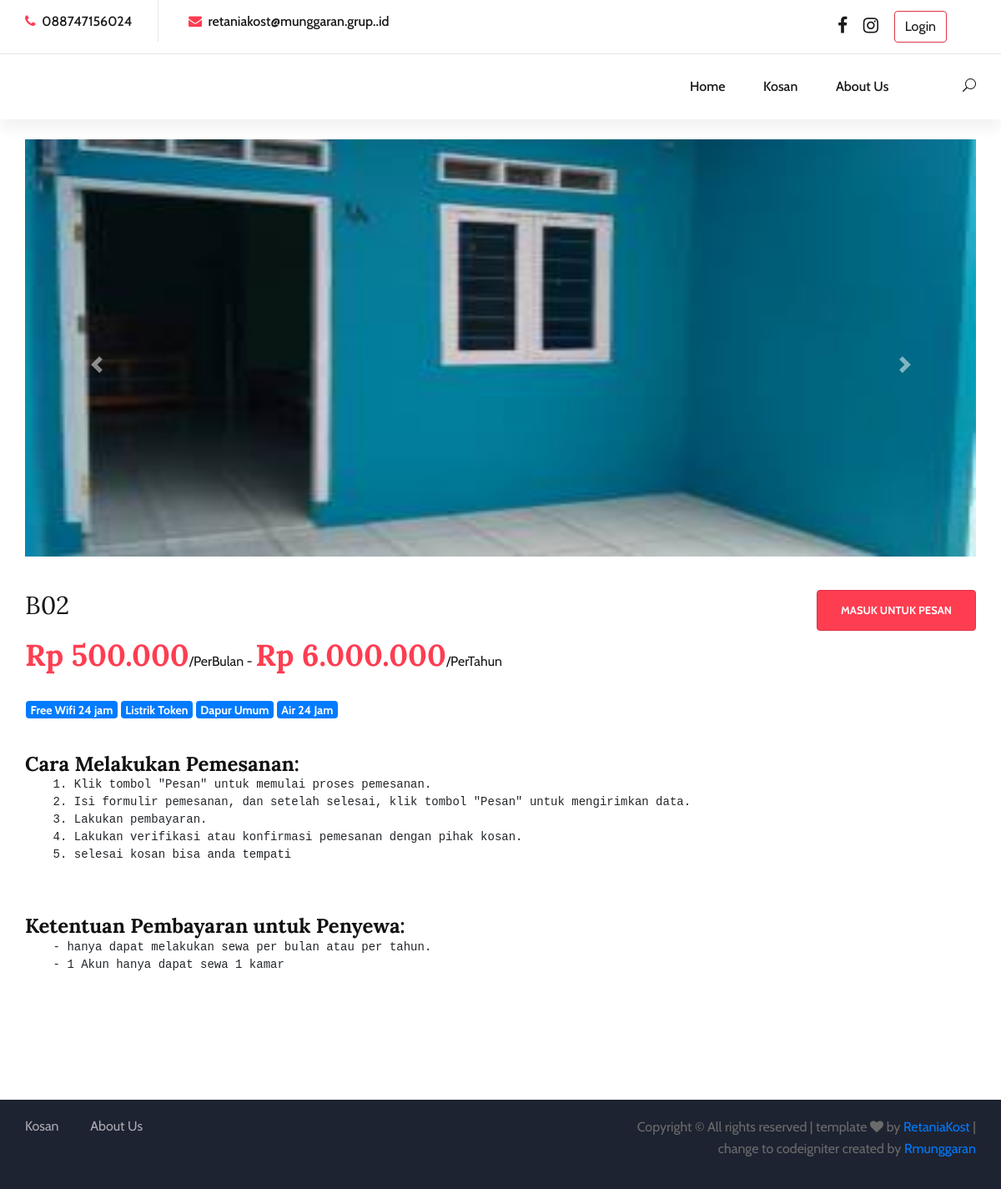
The page /index.php/kamar/detail/15 on the database its author committed.
### tables this page shows
CREATE TABLE `social_media` (
  `id_sosmed` int(1) NOT NULL,
  `link` text DEFAULT NULL
);

CREATE TABLE `kamar` (
  `id_kamar` int(5) NOT NULL,
  `id_kosan` int(5) NOT NULL,
  `nama_kosan` varchar(100) NOT NULL,
  `nama_kamar` varchar(100) NOT NULL,
  `tarif_perbulan` varchar(50) NOT NULL,
  `tarif_pertahun` varchar(50) NOT NULL,
  `foto_option1` text DEFAULT NULL,
  `foto_option2` text DEFAULT NULL,
  `foto_option3` text DEFAULT NULL,
  `foto_option4` text DEFAULT NULL,
  `foto_option5` text DEFAULT NULL,
  `fasilitas` text NOT NULL
);

### application/controllers/Pages.php (called while the page is built, shortened)
<?php
class Pages extends CI_Controller {
    public function __construct() {
        $this->load->model('Sosmed_model');
        $this->load->library('session');
    }
    public function detail_kamar($id_kosan) {
        $this->load->model('Kosan_model');
        $this->load->model('Penghuni_model');
        $data['kosan'] = $this->Kosan_model->getKosanById($id_kosan);
        $data['kamars'] = $this->Kosan_model->getKamarsById($id_kosan);
        $data['nama'] = $this->session->userdata('nama');
        $data['nomor'] = $this->session->userdata('nomor');
        $data['id_user'] = $this->session->userdata('user_id');
        $data['penghuni'] = $this->Penghuni_model->getPenghuniByUser($data['id_user']);
        $data_ig['ig'] = $this->Sosmed_model->getLinkIg();
        $data_fb['fb'] = $this->Sosmed_model->getLinkFb();
        $data_tlp['tlp'] = $this->Sosmed_model->getLinkTlp();
        $data_email['email'] = $this->Sosmed_model->getLinkEmail();
        $da = array_merge($data_ig, $data_fb, $data_tlp, $data_email);
        $this->load->view('header',$da);
        $this->load->view('detail_kamar',$data);
        $this->load->view('footer');
    }
}

### index.php (called while the page is built, shortened)
<?php
require_once BASEPATH.'core/CodeIgniter.php';

### application/models/Sosmed_model.php (called while the page is built, shortened)
<?php
class Sosmed_model extends CI_Model {
    public function getLinkIg() {
        $query = $this->db->get_where('social_media', array('id_sosmed' => 1));
        return $query->row_array();
    }
    public function getLinkFb() {
        $query = $this->db->get_where('social_media', array('id_sosmed' => 2));
        return $query->row_array();
    }
    public function getLinkTlp() {
        $query = $this->db->get_where('social_media', array('id_sosmed' => 3));
        return $query->row_array();
    }
    public function getLinkEmail() {
        $query = $this->db->get_where('social_media', array('id_sosmed' => 4));
        return $query->row_array();
    }
}
?>

### application/models/kosan_model.php (called while the page is built, shortened)
<?php
class Kosan_model extends CI_Model {
    public function getKosanById($id) {
        $this->db->where('id_kosan', $id);
        $query = $this->db->get('kosan');
        return $query->row_array();
    }
    public function getKamarsById($id_kamar) {
        $query = $this->db->get_where('kamar', array('id_kamar' => $id_kamar));
        return $query->row_array();
    }
}

### application/views/detail_kamar.php (the view, shortened to what this page needs)
<br>
<section class="room-details-section spad">
    <div class="container">
        <div class="row">
            <div class="col-lg-12">
                <div class="room-details-item">
                    <div id="carouselExampleControls" class="carousel slide" data-ride="carousel">
                        <div class="carousel-inner">
                            <?php if ($kamars['foto_option1']) { ?>
                                <div class="carousel-item active">
                                    <img class="d-block w-100" src="<?php echo base_url() ?>public/admin/img/db_images/<?= $kamars['foto_option1'] ?>" style="height: 500px;">
                                </div>
                            <?php } ?>
                        </div>
                        <a class="carousel-control-prev" href="#carouselExampleControls" role="button" data-slide="prev">
                            <span class="carousel-control-prev-icon" aria-hidden="true"></span>
                        </a>
                        <a class="carousel-control-next" href="#carouselExampleControls" role="button" data-slide="next">
                            <span class="carousel-control-next-icon" aria-hidden="true"></span>
                        </a>
                    </div>
                    <div class="rd-text">
                        <div class="rd-title">
                            <h3><?= ucwords($kamars['nama_kamar']) ?></h3>
                            <div class="rdt-right">
                            <?php if ($this->session->userdata('admin_logged_in') || $this->session->userdata('user_logged_in')): ?>
                                <?php if($penghuni['status'] == 'ya'): ?>
                                    <button type="button" class="btn btn-danger" onclick="return confirm('Kamu masih tinggal di kamar yang lain. jika kamu ingin pindah klik berhenti di dashboard lalu kamu pilih kamar lagi')">
                                        Pesan Kamar
                                    </button>
                                <?php else : ?>
                                    <button type="button" class="btn btn-danger" onclick="openModal()">
                                        Pesan Kamar
                                    </button>
                                <?php endif; ?>
                            <?php else: ?>
                                    <a href="<?= base_url() ?>admin/login" class="btn btn-danger">
                                        Masuk untuk Pesan
                                    </a>
                            <?php endif; ?>
                            </div>
                        </div>
                        <h2><?= "Rp " . number_format($kamars['tarif_perbulan'], 0, ',', '.'); ?><span>/PerBulan - </span><?= "Rp " . number_format($kamars['tarif_pertahun'], 0, ',', '.'); ?><span>/PerTahun</span></h2>
                        <table>
                            <tbody>
                                <tr>
                                    <td>
                                        <?php if (!empty($kamars['fasilitas'])): ?>
                                            <?php $datafasilitas = explode(',', $kamars['fasilitas']); ?>
                                            <?php foreach ($datafasilitas as $value): ?>
                                                <span class="badge badge-primary" style="font-size: 14px;"><?= $value ?></span>
                                            <?php endforeach; ?>
                                        <?php else: ?>
                                            <p>Tidak ada fasilitas tersedia.</p>
                                        <?php endif; ?>
                                    </td>
                                </tr>
                            </tbody>
                        </table>
                        <p class="f-para">
                        <h4><b>Cara Melakukan Pemesanan:</b></h4>
                        <pre>
    1. Klik tombol "Pesan" untuk memulai proses pemesanan.
    2. Isi formulir pemesanan, dan setelah selesai, klik tombol "Pesan" untuk mengirimkan data.
    3. Lakukan pembayaran.
    4. Lakukan verifikasi atau konfirmasi pemesanan dengan pihak kosan.
    5. selesai kosan bisa anda tempati
                        </pre>
                        <br>
                        <h4><b>Ketentuan Pembayaran untuk Penyewa:</b></h4>
                        <pre>
    - hanya dapat melakukan sewa per bulan atau per tahun.
    - 1 Akun hanya dapat sewa 1 kamar
                        </pre>
                        </p>
                    </div>
                </div>
            </div>
        </div>
    </div>
</section>

### application/views/header.php (shortened to what this page needs)
<!DOCTYPE html>
<html lang="zxx">
<head>
    <link rel="stylesheet" href="<?php echo base_url() ?>public/sona/css/bootstrap.min.css" type="text/css">
    <link rel="stylesheet" href="<?php echo base_url() ?>public/sona/css/font-awesome.min.css" type="text/css">
    <link rel="stylesheet" href="<?php echo base_url() ?>public/sona/css/elegant-icons.css" type="text/css">
    <link rel="stylesheet" href="<?php echo base_url() ?>public/sona/css/flaticon.css" type="text/css">
    <link rel="stylesheet" href="<?php echo base_url() ?>public/sona/css/owl.carousel.min.css" type="text/css">
    <link rel="stylesheet" href="<?php echo base_url() ?>public/sona/css/nice-select.css" type="text/css">
    <link rel="stylesheet" href="<?php echo base_url() ?>public/sona/css/jquery-ui.min.css" type="text/css">
    <link rel="stylesheet" href="<?php echo base_url() ?>public/sona/css/magnific-popup.css" type="text/css">
    <link rel="stylesheet" href="<?php echo base_url() ?>public/sona/css/slicknav.min.css" type="text/css">
    <link rel="stylesheet" href="<?php echo base_url() ?>public/sona/css/style.css" type="text/css">
</head>
<body>
    <header class="header-section header-normal">
        <div class="top-nav">
            <div class="container">
                <div class="row">
                    <div class="col-lg-6">
                        <ul class="tn-left">
                            <li><i class="fa fa-phone"></i> <?= $tlp['link'] ?> </li>
                            <li><i class="fa fa-envelope"></i> <?= $email['link']; ?></li>
                        </ul>
                    </div>
                    <div class="col-lg-6">
                        <div class="tn-right">
                            <div class="top-social">
                                <a href="<?= $fb['link'] ?>" target="_blank"><i class="fa fa-facebook fa-lg"> </i></a>
                                <a href="<?= $ig['link'] ?>" target="_blank"><i class="fa fa-instagram fa-lg"></i></a>
                                <?php if ($this->session->userdata('admin_logged_in') || $this->session->userdata('user_logged_in')): ?>
                                    <?php if ($this->session->userdata('admin_logged_in')): ?>
                                    <a href="<?= site_url('admin/dashboard'); ?>" class="btn btn-outline-danger"> dashboard</a>
                                    <?php else : ?>
                                    <a href="<?= site_url('user'); ?>" class="btn btn-outline-danger"> dashboard</a>
                                    <?php endif ; ?>
                                <?php else: ?>
                                    <a href="<?php echo base_url('auth/login'); ?>" class="btn btn-outline-danger">Login</a>
                                <?php endif; ?>
                            </div>
                        </div>
                    </div>
                </div>
            </div>
        </div>
        <div class="menu-item">
            <div class="container">
                <div class="row">
                    <div class="col-lg-2">
                        <div class="logo">
                        </div>
                    </div>
                    <div class="col-lg-10">
                        <div class="nav-menu">
                            <nav class="mainmenu">
                                <ul>
                                    <li <?= (uri_string() == 'index') ? 'class="active"' : '' ?>>
                                        <a href="/webkost/index">Home</a>
                                    </li>
                                    <li <?= (uri_string() == 'kosan') ? 'class="active"' : '' ?>>
                                        <a href="/webkost/kosan">Kosan</a>
                                    </li>
                                    <li <?= (uri_string() == 'about') ? 'class="active"' : '' ?>>
                                        <a href="/webkost/about">About Us</a>
                                    </li>
                                </ul>
                            </nav>
                            <div class="nav-right search-switch">
                                <i class="icon_search"></i>
                            </div>
                        </div>
                    </div>
                </div>
            </div>
        </div>
    </header>

### public/sona/css/style.css (style rules this page uses)
html, body { height: 100%; font-family: "Cabin", sans-serif; -webkit-font-smoothing: antialiased; font-smoothing: antialiased; }
h1, h2, h3, h4, h5, h6 { margin: 0; color: #111111; font-weight: 400; font-family: "Lora", serif; }
h2 { font-size: 36px; }
h3 { font-size: 30px; }
h4 { font-size: 24px; }
p { font-size: 16px; font-family: "Cabin", sans-serif; color: #6b6b6b; font-weight: 400; line-height: 26px; margin: 0 0 15px 0; }
img { max-width: 100%; }
ul, ol { padding: 0; margin: 0; }
.spad { padding-top: 100px; padding-bottom: 100px; }
.header-section.header-normal .menu-item { -webkit-box-shadow: 0px 12px 15px rgba(36, 11, 12, 0.05); box-shadow: 0px 12px 15px rgba(36, 11, 12, 0.05); }
.top-nav { border-bottom: 1px solid #e5e5e5; }
.top-nav .tn-left li { list-style: none; display: inline-block; font-size: 16px; color: #19191a; font-weight: 500; padding: 14px 0 12px; margin-right: 64px; position: relative; }
.top-nav .tn-left li:after { position: absolute; right: -32px; top: 0; width: 1px; height: 100%; background: #e5e5e5; content: ""; }
.top-nav .tn-left li:last-child { margin-right: 0; }
.top-nav .tn-left li:last-child:after { display: none; }
.top-nav .tn-left li i { color: #ff3d51; margin-right: 4px; }
.top-nav .tn-right { text-align: right; }
.top-nav .tn-right .top-social { display: inline-block; margin-right: 35px; padding: 13px 0; }
.top-nav .tn-right .top-social a { display: inline-block; font-size: 16px; color: #19191a; margin-left: 15px; }
.menu-item { position: relative; z-index: 9; }
.menu-item .logo { padding: 25px 0; }
.menu-item .nav-menu { text-align: right; }
.menu-item .nav-menu .mainmenu { display: inline-block; }
.menu-item .nav-menu .mainmenu li { list-style: none; display: inline-block; position: relative; z-index: 1; }
.menu-item .nav-menu .mainmenu li a { font-size: 16px; color: #19191a; margin-right: 42px; font-weight: 500; display: inline-block; padding: 27px 0; position: relative; -webkit-transition: all 0.3s; -o-transition: all 0.3s; transition: all 0.3s; }
.menu-item .nav-menu .mainmenu li a:after { position: absolute; left: 0; top: 52px; width: 100%; height: 2px; background: #ff3d51; content: ""; opacity: 0; -webkit-transition: all 0.3s; -o-transition: all 0.3s; transition: all 0.3s; }
.menu-item .nav-menu .nav-right { display: inline-block; margin-left: 43px; padding: 27px 0px; }
.menu-item .nav-menu .nav-right i { font-size: 16px; color: #19191a; cursor: pointer; }
.room-details-section { padding-top: 0; padding-bottom: 80px; }
.room-details-item { margin-bottom: 50px; }
.room-details-item img { margin-bottom: 40px; }
.room-details-item .rd-text .rd-title { overflow: hidden; margin-bottom: 8px; }
.room-details-item .rd-text .rd-title h3 { color: #19191a; float: left; }
.room-details-item .rd-text .rd-title .rdt-right { float: right; text-align: right; }
.room-details-item .rd-text .rd-title .rdt-right a { display: inline-block; color: #ffffff; font-size: 13px; text-transform: uppercase; font-weight: 700; background: #ff3d51; padding: 14px 28px 13px; }
.room-details-item .rd-text h2 { color: #ff3d51; font-weight: 700; margin-bottom: 25px; }
.room-details-item .rd-text h2 span { font-family: "Cabin", sans-serif; font-size: 16px; font-weight: 400; color: #19191a; }
.room-details-item .rd-text table { margin-bottom: 32px; }
.room-details-item .rd-text table tbody tr td { font-size: 16px; color: #19191a; line-height: 36px; }
.room-details-item .rd-text p { color: #707079; }
.room-details-item .rd-text p.f-para { margin-bottom: 22px; }
@media only screen and (min-width: 1200px) { .container { max-width: 1170px; } }

### rows shown on the page
social_media: link "088747156024"
social_media: link "retaniakost@munggaran.grup..id"
kamar: foto_option1 (picture), nama_kamar "B02", tarif_perbulan "500.000", tarif_pertahun "6.000.000", fasilitas "Free Wifi 24 jam", fasilitas "Listrik Token", fasilitas "Dapur Umum", fasilitas "Air 24 Jam"
